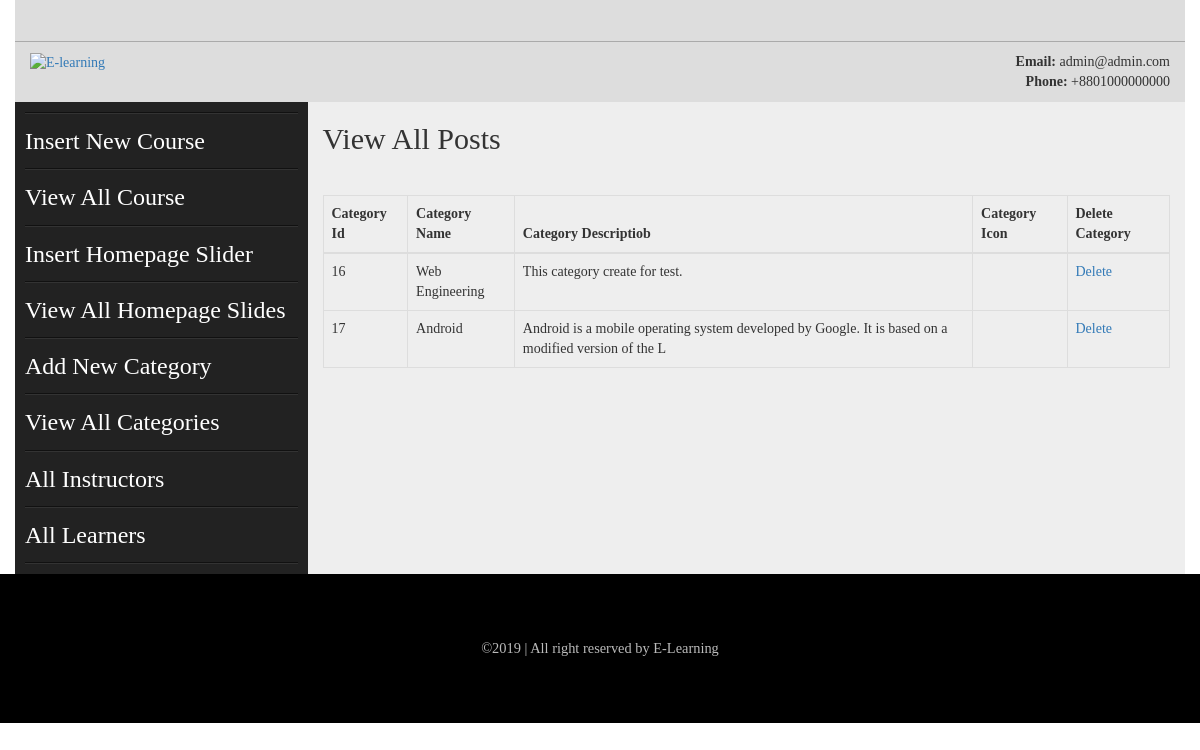
/admin/view_categories.php, run on the app's committed database.
### tables this page shows
CREATE TABLE `categories` (
  `cat_id` int(100) NOT NULL,
  `cat_name` varchar(100) NOT NULL,
  `cat_desc` text NOT NULL,
  `cat_icon` varchar(50) NOT NULL
);

### admin/view_categories.php (the view)
<?php include("includes/header.php");?>
<section class="admin_area">
    <div class="container">
        <div class="row">
            <?php include("includes/admin_menus.php");?>
            <div class="col-md-9 col-sm-9 col-xs-12">
                <div class="add_admin_content">
                   <h2>View All Posts</h2>
                      <table class="table table-bordered">
                        <thead>
                          <tr>
                            <th>Category Id</th>
                            <th>Category Name</th>
                            <th>Category Descriptiob</th>
                            <th>Category Icon</th>
                            <th>Delete Category</th>
                          </tr>
                        </thead>
                        <tbody>
                        <?php
                        $cat = "select * from categories";
                        $run_cat = mysqli_query($con,$cat);
                        while($cat_row = mysqli_fetch_array($run_cat)):
                        $cat_id = $cat_row ['cat_id'];
                        $cat_name = $cat_row ['cat_name'];
                        $cat_icon = $cat_row ['cat_icon'];
                        $cat_desc = substr($cat_row ['cat_desc'],0,100);
                        ?>
                          <tr>
                            <td><?php echo $cat_id;?></td>
                            <td><?php echo $cat_name;?></td>
                            <td><?php echo $cat_desc;?></td>
                            <td><i class="fa <?php echo $cat_icon;?> fa-5x"></i></td>
                            <td><a href="delete_cat.php?delete_cat=<?php echo $cat_id;?>">Delete</a></td>
                          </tr>
                        <?php endwhile;?>
                        </tbody>
                      </table>
                </div>
            </div>
        </div>
    </div>
</section>
<?php include("includes/footer.php");?>

### admin/css/style.css (style rules this page uses)
body { font-family: 'Lora', serif; }
h1,h2,h3,h4,h5,h6,p { margin: 0; padding: 0 }
.container { background: #eee }
.admin_area .row { position: relative; }
.add_admin_content h2 { margin-bottom: 40px; margin-top: 20px; }
body, html { height: 100%; }

### admin/css/main.css (style rules this page uses)
html { color: #222; font-size: 1em; line-height: 1.4; }

### data on the page
categories: cat_id "16", cat_name "Web Engineering", cat_desc "This category create for test."
categories: cat_id "17", cat_name "Android", cat_desc "Android is a mobile operating system developed by Google. It is based on a modified version of the L"
